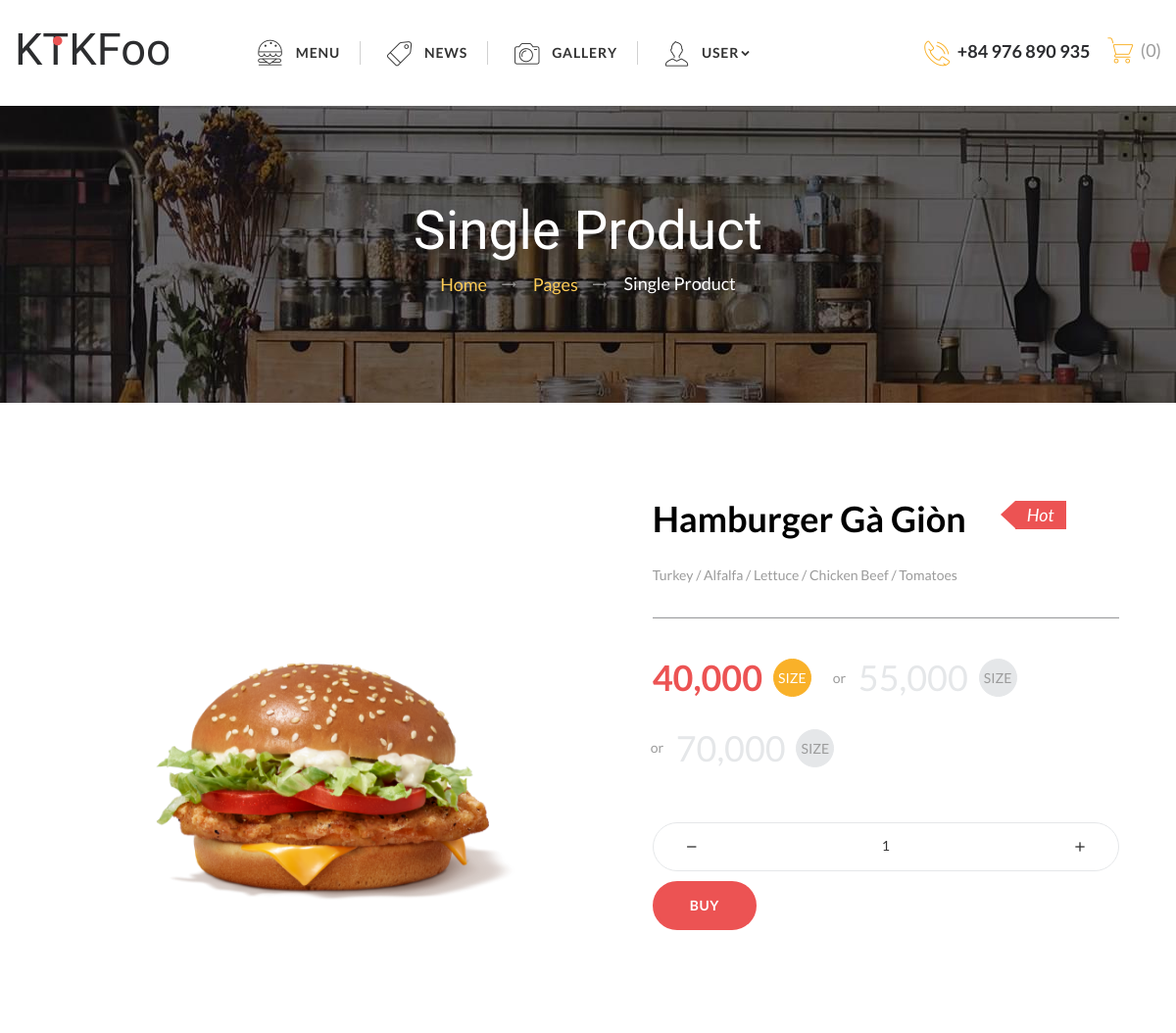
/?act=ProductDetailsInMenu&id=13 (upper part), run on an earlier commit of the app's database.
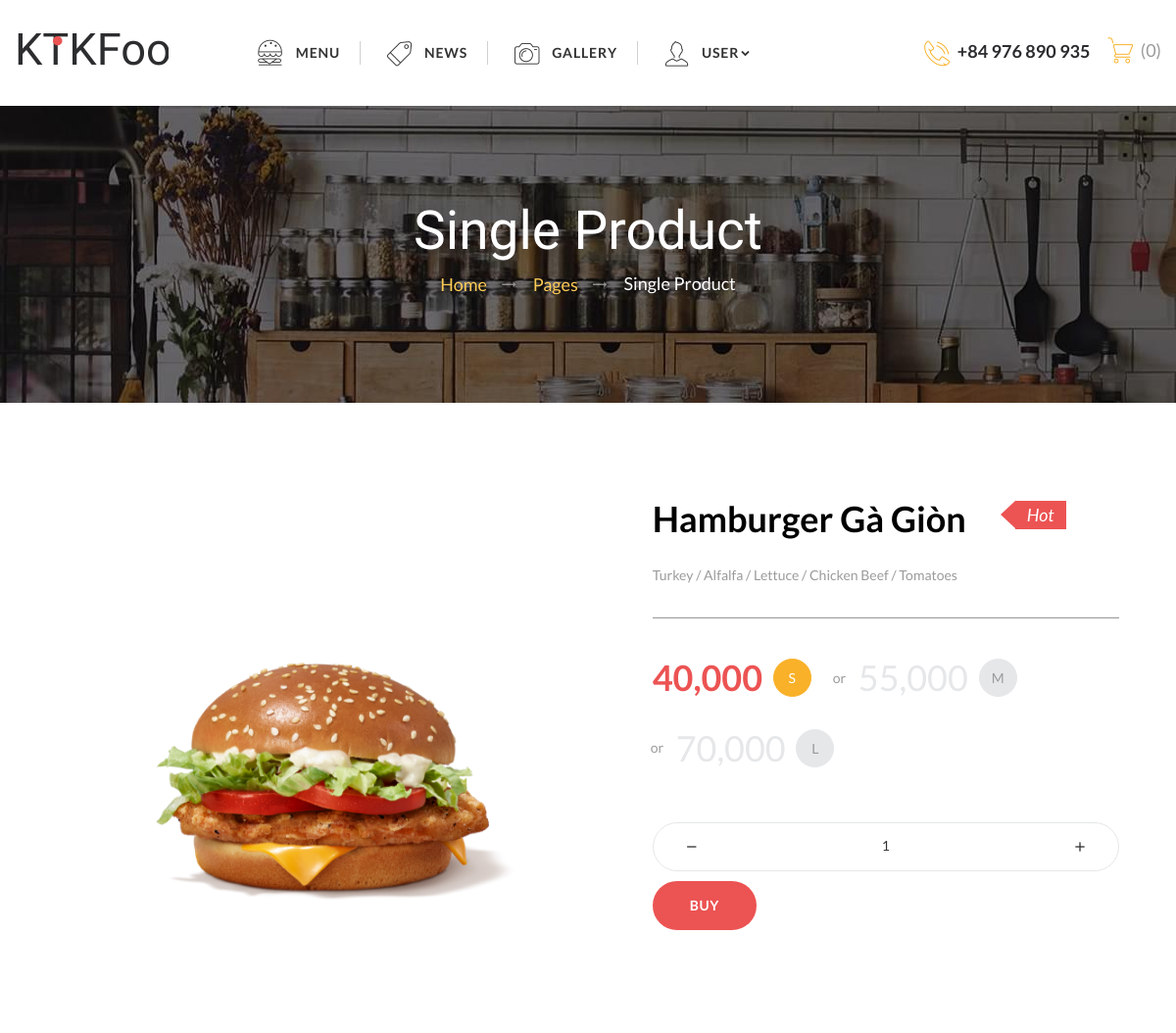
And on a later commit of the database.
### tables this page shows
CREATE TABLE `product_variation` (
  `variation_id` int NOT NULL,
  `product_id` int NOT NULL,
  `variation_name` varchar(256) NOT NULL,
  `price` int NOT NULL,
  `status` enum('available','unavailable') NOT NULL,
  `variation_quantity` int NOT NULL COMMENT 'số lượng của biến thể ấy',
  `discount_id` int DEFAULT NULL
);

### controller/client/detailProductController.php (called while the page is built, shortened)
<?php
class DetailProductController
{
    public $detailProductController;
    public function __construct() {
        $this->detailProductController = new detailProductModel();
    }
    public function ProductDetailsInMenu($id) {
        $priceVariation = $this -> detailProductController -> getAllPriceAndVariationName($id);
        require_once('views/client/ProductDetailsInMenu.php');
    }
}

### config/conn.php (called while the page is built, shortened)
<?php
function connectDB()
{
    $host = "mysql:host=localhost;dbname=ktk;charset=utf8";
    $user = "root";
    $pass = "";
    try {
        $conn = new PDO($host, $user, $pass);
        return $conn;
    } catch (PDOException $e) {
        echo "lỗi kết nối " . $e->getMessage();
    }
}
?>

### model/client/detailProduct.php (called while the page is built, shortened)
<?php
class detailProductModel
{
    public $detailProductModel;
    public function __construct()
    {
        $this->detailProductModel = connectDB();
    }
    public function getAllPriceAndVariationName($id){
        return $this->detailProductModel->query("SELECT variation_id,price ,variation_name FROM product_variation WHERE product_variation.product_id = $id")->fetchAll();
    }
}

### views/client/ProductDetailsInMenu.php (the view, shortened to what the changed rows need)
<!DOCTYPE html>
<html class="wide wow-animation" lang="en">
<head>
    <link rel="stylesheet" href="assets/css/bootstrap.css">
    <link rel="stylesheet" href="assets/css/fonts.css">
    <link rel="stylesheet" href="assets/css/style.css">
</head>
<body>
    <div class="page text-center">
        <main class="page-content">
            <section class="section-50 section-sm-100">
                <div class="container">
                    <form action="" method="post" enctype="multipart/form-data">
                        <div class="row justify-content-xs-center">
                            <div class="col-sm-6 col-lg-5 text-sm-start offset-top-60 offset-sm-top-0">
                                <div class="offset-top-30">
                                    <div class="responsive-tabs responsive-tabs-shop responsive-tabs-horizontal">
                                        <ul class="resp-tabs-list">
                                            <?php
                                            foreach ($priceVariation as $price) {
                                                echo "<li>
                                                <span  class='price'> <input type='hidden' name='price' value='" . $price['price'] . "' >" . number_format($price['price']) . "</span>
                                                <span class='icon icon-circle'><input type='hidden' name='variation_id' value=' " . $price['variation_id'] . "'> " . $price['variation_name'] . "</span>
                                                </li>";
                                            }
                                            ?>
                                        </ul>
                                    </div>
                                </div>
                            </div>
                        </div>
                    </form>
                </div>
            </section>
        </main>
    </div>
</body>
</html>

What changed in the data, as far as the page shows it:
changed product_variation (number 1 of 3 on the later page): variation_name "SIZE…" → "S"
changed product_variation (number 2 of 3 on the later page): variation_name "SIZE…" → "M"
changed product_variation (number 3 of 3 on the later page): variation_name "SIZE…" → "L"
